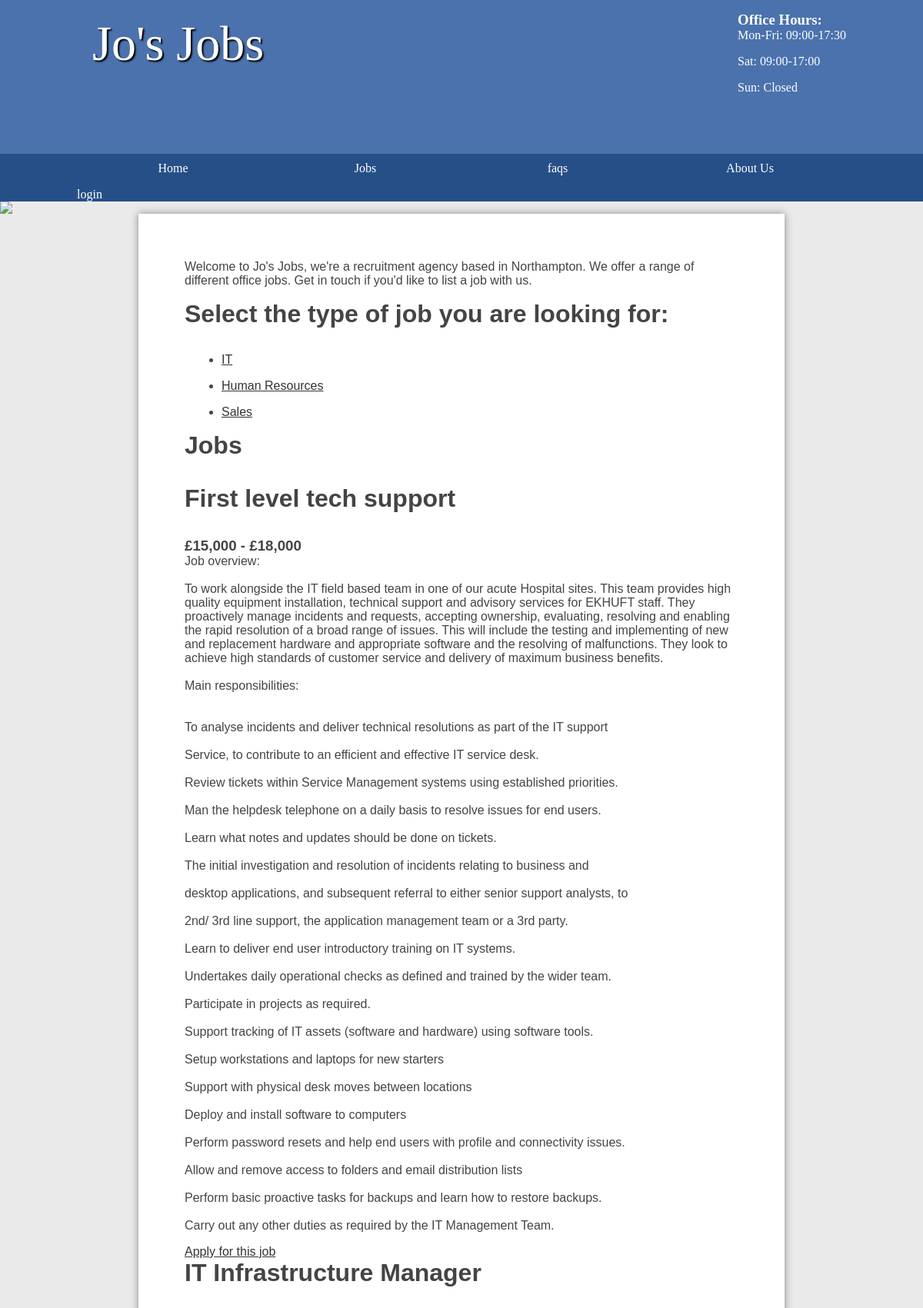
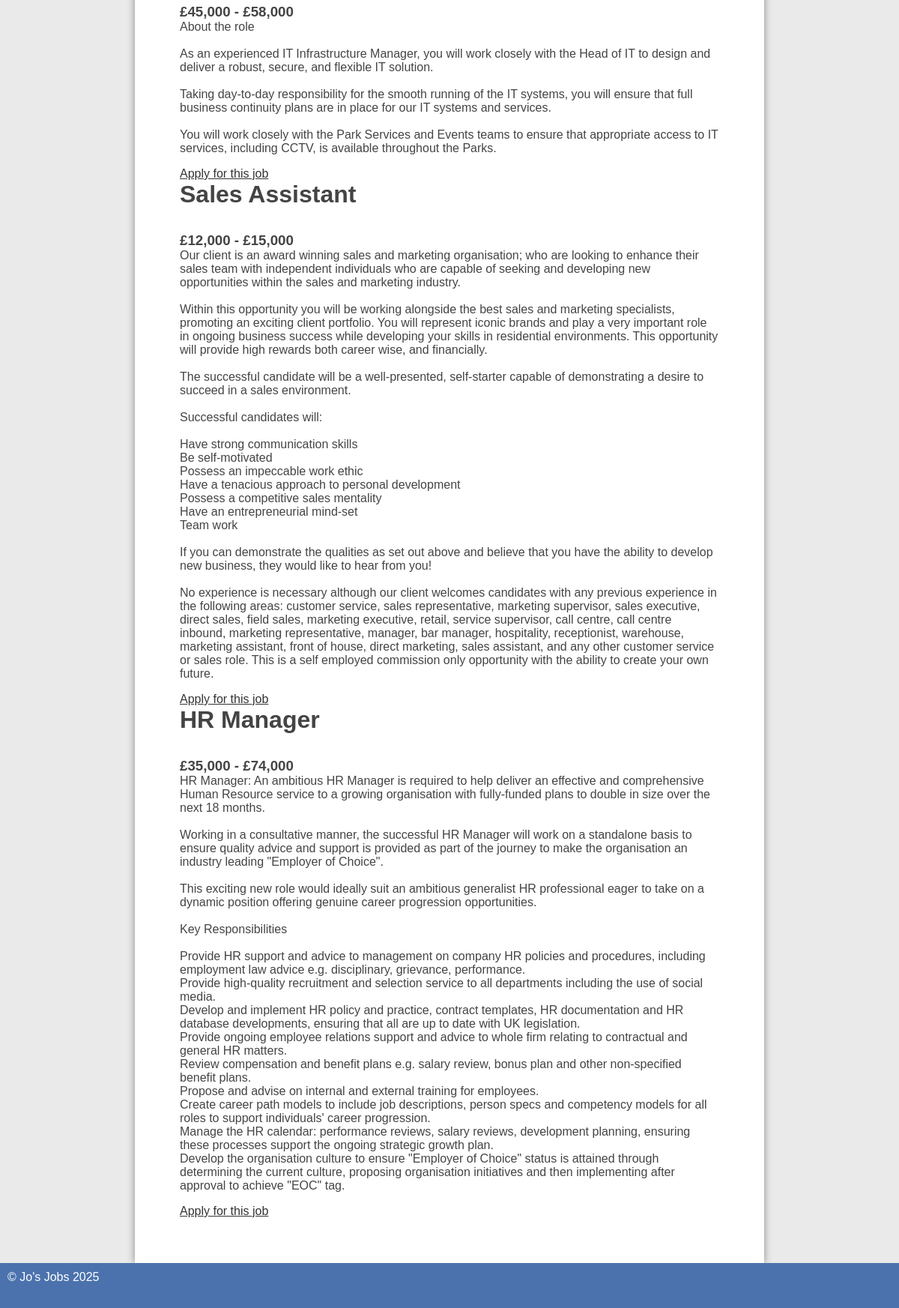
Screenshot of /websites/jobs/public/index.php with the database file from the repository (2 pictures, top to bottom).
### tables this page shows
CREATE TABLE `category` (
  `id` int(11) NOT NULL,
  `name` varchar(45) DEFAULT NULL
);

CREATE TABLE `job` (
  `id` int(11) NOT NULL,
  `title` varchar(45) DEFAULT NULL,
  `description` longblob DEFAULT NULL,
  `salary` varchar(45) DEFAULT NULL,
  `closingDate` date DEFAULT NULL,
  `categoryId` int(11) DEFAULT NULL,
  `location` varchar(255) DEFAULT NULL,
  `archived` tinyint(1) NOT NULL DEFAULT 0
);

### websites/jobs/public/function/loadtemplate.php (called while the page is built, shortened)
<?php
function loadTemplate($filename, $tempVars){
	extract($tempVars);
	require $filename;
	$content = ob_get_clean();
	return $content;
}

### websites/jobs/public/pages/home.php (called while the page is built)
<?php
		$title = 'Home';
        $jo = new DatabaseTable('job');
$stmt = $jo->orderByDate();
$content = loadTemplate('./templates/home_template.php', ['stmt'=>$stmt]);

### websites/jobs/public/classes/databasetable.php (called while the page is built, shortened)
<?php
class DatabaseTable
{
	public $table;
	public function __construct($table)
	{
		$this->table = $table;
	}
	function orderByDate()
	{
		global $pdo;
		$stmt = $pdo->prepare("select * from  $this->table order by closingDate limit 10");
		$stmt->execute();
		return $stmt;
	}
	function findAll()
	{
		global $pdo;
		$stmt = $pdo->prepare("SELECT * FROM $this->table");
		$stmt->execute();
		return $stmt;
	}
}

### websites/jobs/public/templates/home_template.php (the view)
<p>Welcome to Jo's Jobs, we're a recruitment agency based in Northampton. We offer a range of different office jobs. Get in touch if you'd like to list a job with us.</p>
<h2>Select the type of job you are looking for:</h2>
<ul>
    <?php
    $cat = new DatabaseTable('category');
    $category = $cat->findAll();
    foreach ($category as $cate) {
        ?>
        <li><a href="index.php?page=category.php&pid=<?php echo $cate['id'] ?>"><?php echo $cate['name'] ?></a></li>
        <?php
    }
    ?>
</ul>
<h2>Jobs</h2>
<?php
foreach ($stmt as $job) {
    echo '<div class="details">';
    echo '<h2>' . $job['title'] . '</h2>';
    echo '<h3>' . $job['salary'] . '</h3>';
    echo '<p>' . nl2br($job['description']) . '</p>';
    echo '<a class="more" href="index.php?page=apply.php&id=' . $job['id'] . '">Apply for this job</a>';
    echo '</div>';
}
?>

### websites/jobs/public/templates/layout.php (shortened to what this page needs)
<!DOCTYPE html>
<html>
<head>
    <link rel="stylesheet" href="../css/styles.css"/>
</head>
<body>
    <header>
        <section>
            <aside>
                <h3>Office Hours:</h3>
                <p>Mon-Fri: 09:00-17:30</p>
                <p>Sat: 09:00-17:00</p>
                <p>Sun: Closed</p>
            </aside>
            <h1>Jo's Jobs</h1>
        </section>
    </header>
    <nav>
        <ul>
            <li><a href="home.php">Home</a></li>
            <li>Jobs
                    <?php
                    $cat = new DatabaseTable('category');
                    $category = $cat->findAll();
                        ?>
            </li>
            <li><a href="index.php?page=faqs.php">faqs</a></li>
            <li><a href="index.php?page=about.php">About Us</a></li>
            <?php
            if (isset($_SESSION['id'])) {
                echo $_SESSION['loggedin'];
                echo '<a href="index.php?page=logout.php">Log out</a> </br>';
                if ($_SESSION['role'] == 'admin') {
                    echo '<a href="index.php?page=admin.php">admin dash</a>';
                } else if ($_SESSION['role'] == 'Clientuser') {
                    echo '<a href="index.php?page=staff.php">staff</a>';
                }
            } else {
                echo '<a href="index.php?page=login.php">login</a>';
            }
            ?>
        </ul>
    </nav>
    <img src="images/randombanner.php"/>
    <main class="home">
        <?php echo $content; ?>
    </main>
    <footer>
        &copy; Jo's Jobs <?php echo date('Y');?>
    </footer>
</body>
</html>

### websites/jobs/public/index.php (shortened to what this page needs)
<?php
	require './includes/init.php';
	if(isset($_GET['page'])){
		require './pages/' . $_GET['page'] ;
	}
	else{
		require './pages/home.php';
	}
	$tempVars = [
		'title' => $title,
		'content' => $content
	];
	$html = loadTemplate('./templates/layout.php', $tempVars);
	echo $html;
?>

### websites/jobs/public/css/styles.css (style rules this page uses)
* { margin: 0; padding: 0; }
html { font-family: 'Oxygen-Regular', verdana, sans-serif; }
body { background-color: #eaeaea; }
header { background-color: #4b72ad ; color: white; height: 200px; }
header aside { float: right; margin-top: 15px; }
header section { width: 1000px; display: block; margin:auto; }
header h1 { float: left; margin-left: 20px; }
nav { width: 100%; background-color: #264f87; overflow: auto; }
body > img { width: 100%; display: block; }
nav ul { width: 1000px; margin: auto; display: block; list-style-type: none; }
nav ul li { width: 25%; float: left; overflow: auto; text-align: center; }
nav li { color: white; padding-top: 10px; display: block; }
nav a { color: white; text-decoration: none }
main ul { margin-left: 3em; }
main a { color: #333; }
nav { font-family: 'Oxygen-Regular'; }
header section { display: block; font-family: 'Oxygen-Regular', cursive; }
header h1 { font-weight: normal; }
h1 { font-size:4em; color: white; text-align: center; padding-top: 20px; text-shadow: 2px 2px 2px #000; }
main { min-height: 50vh; background-color: #fff; width: 70vw; display: block; margin: auto; box-shadow: 0px 0px 10px #888; color:#444; }
footer { min-height: 5vh; color: white; }
main h2 { font-size:2em; }
.home { padding: 5vw; width: 60vw; }
p, li, h2 { margin-bottom: 1em; }
footer { background-color: #4b72ad; padding: 10px; color: white; }

### rows the page displays
category: name "IT"
category: name "Human Resources"
category: name "Sales"
job: title "First level tech support", salary "£15,000 - £18,000", description "Job overview: To work alongside the IT field based team in one of our acute Hospital sites. This team provides high quality equipment installation, technical support and advisory services for EKHUFT staff. They proactively manage incidents and requests, accepting ownership, evaluating, resolving and enabling the rapid resolution of a broad range of issues. This will include the testing and implementing of new and replacement hardware and appropriate software and the resolving of malfunctions. They look to achieve high standards of customer service and delivery of maximum business benefits. Main responsibilities: To analyse incidents and deliver technical resolutions as part of the IT…"
job: title "IT Infrastructure Manager", salary "£45,000 - £58,000", description "About the role As an experienced IT Infrastructure Manager, you will work closely with the Head of IT to design and deliver a robust, secure, and flexible IT solution. Taking day-to-day responsibility for the smooth running of the IT systems, you will ensure that full business continuity plans are in place for our IT systems and services. You will work closely with the Park Services and Events teams to ensure that appropriate access to IT services, including CCTV, is available throughout the Parks."
job: title "Sales Assistant", salary "£12,000 - £15,000", description "Our client is an award winning sales and marketing organisation; who are looking to enhance their sales team with independent individuals who are capable of seeking and developing new opportunities within the sales and marketing industry. Within this opportunity you will be working alongside the best sales and marketing specialists, promoting an exciting client portfolio. You will represent iconic brands and play a very important role in ongoing business success while developing your skills in residential environments. This opportunity will provide high rewards both career wise, and financially. The successful candidate will be a well-presented, self-starter capable of demonstrating a…"
job: title "HR Manager", salary "£35,000 - £74,000", description "HR Manager: An ambitious HR Manager is required to help deliver an effective and comprehensive Human Resource service to a growing organisation with fully-funded plans to double in size over the next 18 months. Working in a consultative manner, the successful HR Manager will work on a standalone basis to ensure quality advice and support is provided as part of the journey to make the organisation an industry leading \"Employer of Choice\". This exciting new role would ideally suit an ambitious generalist HR professional eager to take on a dynamic position offering genuine career progression opportunities. Key Responsibilities Provide HR support and advice to management on company HR policies…"
